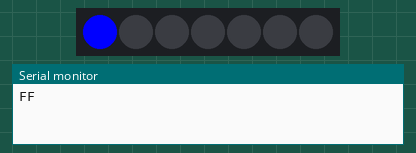
Bench run of a sketch on a simulated Arduino Uno, built with avr-gcc and run on an emulated ATmega328P. Shown: 7 RGB LEDs in strip order, left to right, the last lines printed to the serial monitor.

Above: at 0.1 s.
At 3.1 s:
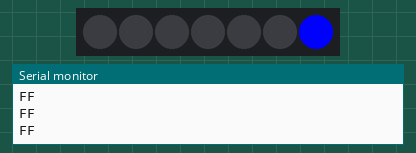
At 9.1 s:
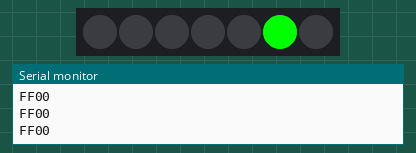
At 16.1 s:
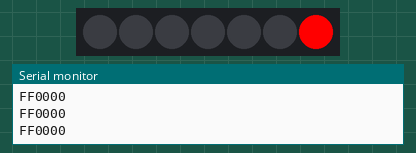
At 22.6 s:
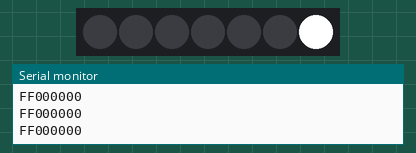
At 35.6 s:
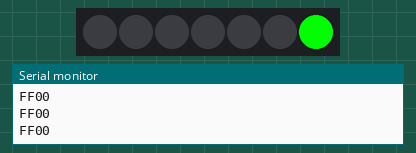
Timing chart, 0 to 40.0 s (numbered marks = the images above):
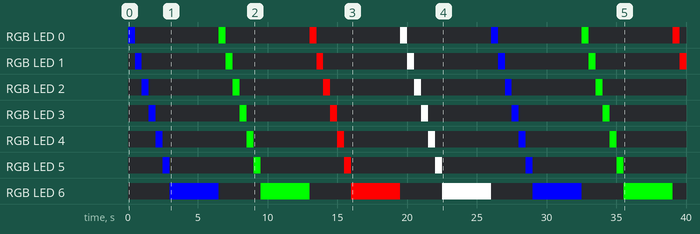

Measured:
- by itself, RGB LED 6: off → RGB(0, 0, 255) at 3.0 s, → off 3.5 s later, → RGB(0, 255, 0) 3.0 s later, → off 3.5 s later, … (12 changes in this stretch)
- by itself, RGB LED 2: off → RGB(0, 0, 255) at 1.0 s, → off 0.50 s later, → RGB(0, 255, 0) 6.0 s later, → off 0.50 s later, … (12 changes in this stretch)
- what the display in image 1 shows lasts 3.5 s, from 3.0 s to 6.5 s
- what the display in image 2 shows lasts 0.5 s, from 9.0 s to 9.5 s

The sketch:

NeoPixelTester.ino
```cpp
/*
  NeoPixel RGBW  Test

  This sketch  loops through all the pixels of a NeoPixel device
  one pixel at a time, and one color at a time, in the order:
  blue, green, red, white

  Uses Adafruit's NeoPixel library: https://github.com/adafruit/Adafruit_NeoPixel

  created 31 Jan 2017
  updated 31 Jan 2023
  by Tom Igoe
*/
#include <Adafruit_NeoPixel.h>

const int neoPixelPin = 5;  // control pin
const int numPixels = 7;    // number of pixels

// set up strip:
 // note: if you are using RGB instead of RGBW pixels, use NEO_GRB instead of NEO_GRBW:
Adafruit_NeoPixel strip = Adafruit_NeoPixel(numPixels, neoPixelPin, NEO_GRBW + NEO_KHZ800);
unsigned long color = 0xFF;   // start with blue

void setup() {
  strip.begin();    // initialize pixel strip
  strip.clear();    // turn all LEDs off
  strip.show();     // refresh strip
  Serial.begin(9600);
}

void loop() {

  // loop over all the pixels:
  for (int pixel = 0; pixel < numPixels; pixel++) {
    strip.setPixelColor(pixel, color);// set the color for this pixel
    if (pixel > 0) {
      strip.setPixelColor(pixel - 1, 0); // turn off the last pixel
    }
    Serial.println(color, HEX);
    strip.show();    // refresh the strip
    delay(500);
  }
  Serial.println(color, HEX);
 delay(3000);       // wait 1 sec before next color run.

   if (color == 0xFF000000) { // if the color is white (0xFF000000)
     color = 0xFF;            // then set it back to blue
     // note: if you are using RGB instead of RGBW pixels, use
     // 0xFF0000 for your highest color instead of 0xFF000000
   } else {
     color = color << 8;      // shift the lit color (value FF, or 255) to the next color
   }

  strip.clear();             // clear the strip at the end of a color run
}
```
